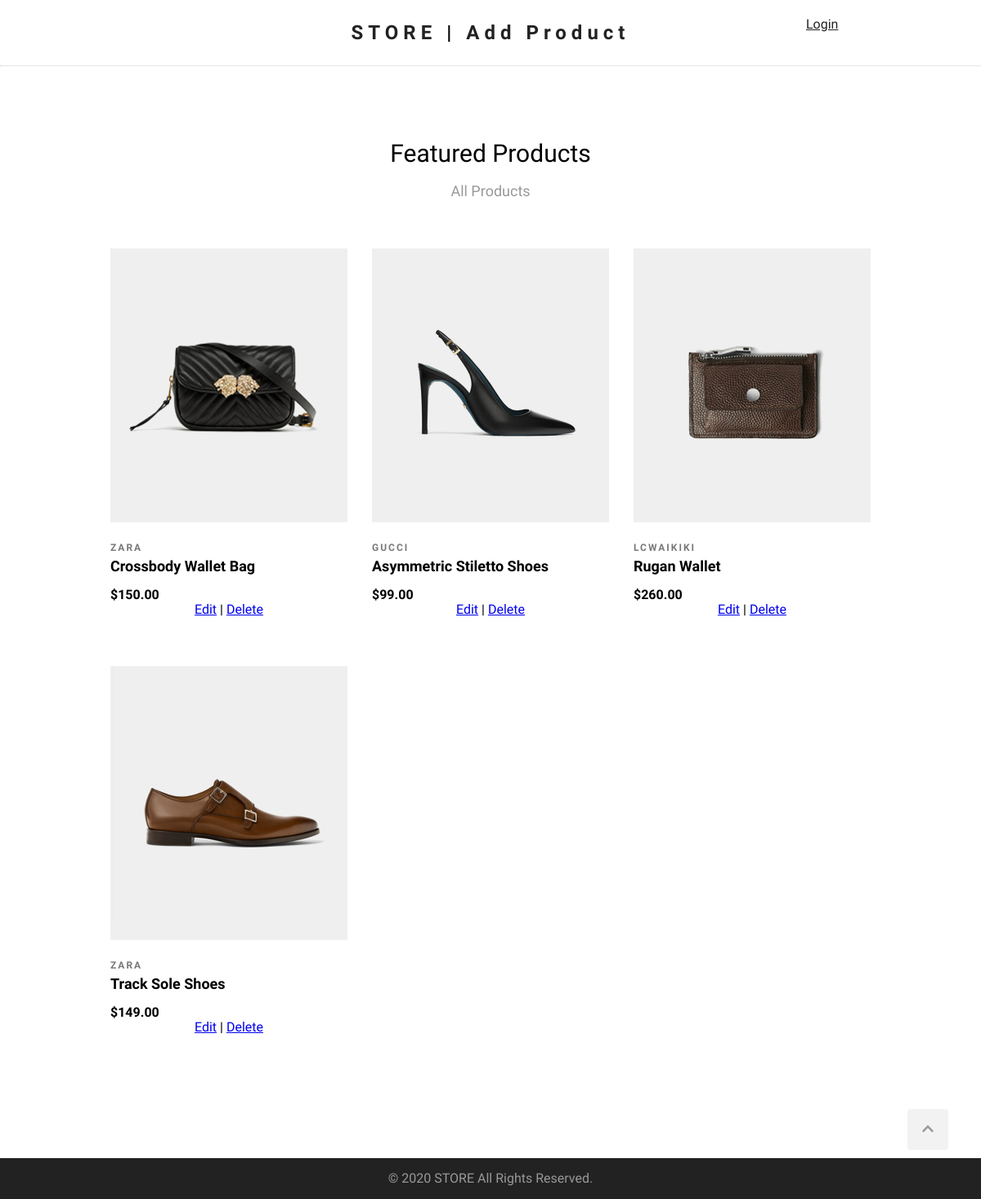
Screenshot of /products/ with the database file from the repository.
### products/models.py (models this page shows, shortened)
class Product(models.Model):
    title = models.CharField(max_length=100)
    brand = models.CharField(max_length=75)
    description = models.CharField(max_length=500, blank=True, null=True)
    price = models.DecimalField(max_digits=12, decimal_places=2, default=0.00)
    image = models.ImageField(upload_to="products/", null=True)
    created_at = models.DateTimeField(auto_now_add=True)
    def get_absolute_url(self):
        return reverse('product_details', args=[str(self.id)])

### products/views.py (the view)
# urls.py: path('', products_list, name="products_list"),
def products_list(request):
    products = Product.objects.all()
    return render(request, "products/products-list.html", {"products": products})

### templates/products/products-list.html (shortened to what this page needs)
{% extends "base.html" %}
{% block content %}
<section id="featured-products">
    <h2 class="section-headline">Featured Products</h2>
    <p class="section-description">
        All Products
    </p>
    <div class="products-wrapper clearfix">
        {% for product in products %}
        <div class="product">
            <div class="product-img">
                <img src="{{product.image.url}}" alt="">
            </div>
            <div class="product-description">
                <div class="product-brand">{{ product.brand | capfirst }}</div>
                <a class="product-name" href="{{product.get_absolute_url}}">{{ product.title | capfirst }}</a>
                <div class="product-price">${{ product.price | floatformat:2 }}</div>
            </div>
            <div>
                <a href="{% url 'product_edit' pk=product.id %}">Edit</a> | <a href="{% url 'product_delete' pk=product.id %}">Delete</a>
            </div>
        </div>
        {% empty %}
        <p>No products yet.</p>
        {% endfor %}
    </div>
</section>
{% endblock %}

### templates/base.html (shortened to what this page needs)
{% load static %}
<!DOCTYPE html>
<html lang="en">
<head>
    <link rel="stylesheet" href="{% static 'normalize.css' %}" />
    <link rel="stylesheet" href="{% static 'style.css' %}" />
</head>
<body>
    <div class="wrapper">
        <header>
            <h1 id="logo">
                <a href="{% url 'home' %}">STORE</a> | <a href="{% url 'product_add' %}">Add Product</a>
            </h1>
            <div id="controls">
                <div id="cart">
                    {% if user.is_authenticated %}
                    <p>Hi {{user.username}}</p>
                    <a href="{% url 'logout' %}">Logout</a>
                    {% else %}
                    <a href="{% url 'login' %}">Login</a>
                    {% endif %}
                </div>
            </div>
        </header>
        <main>
            {% block content %}{% endblock %}
        </main>
    </div>
    <footer>
        <a href="#" id="scroll-up">
            <i class="fas fa-chevron-up"></i>
        </a>
        <p>&copy; 2020 STORE All Rights Reserved.</p>
    </footer>
</body>
</html>

### static/style.css (style rules this page uses)
html { scroll-behavior: smooth; }
body { margin: 0; font-family: 'Questrial', sans-serif; }
.wrapper { min-height: calc(100vh - 50px); }
.clearfix::after { content: ""; display: block; clear: both; }
header { height: auto; border-bottom: 1px dotted #ccc; }
#logo { text-align: center; font-family: 'Domine', serif; font-size: 24px; letter-spacing: 6px; line-height: 80px; margin: 0; }
#logo a { color: #222; text-decoration: none; }
#controls { position: absolute; top: 15px; right: 14%; }
#controls #cart { position: relative; display: inline-block; width: 30px; line-height: 30px; text-align: center; cursor: pointer; margin-right: 16px; }
#controls #cart a { color: #222; }
main { max-width: 960px; text-align: center; margin: 90px auto 90px auto; }
.section-headline { font-size: 30px; font-weight: normal; margin: 0; }
.section-description { color: #999; font-size: 18px; }
.products-wrapper { margin: 60px 0 60px 0; }
.product { width: 290px; margin: 0 15px 60px; float: left; position: relative; }
.product-description { text-align: left; }
.product-brand { font-size: 12px; font-weight: 600; letter-spacing: 2px; color: #787878; text-transform: uppercase; margin: 25px 0 5px; }
.product-img { position: relative; overflow: hidden; background: #efefef; background-image: url("image-not-found.svg"); background-repeat: no-repeat; background-position: center; background-size: 30%; width: 290px; height: 335px; }
.product-img img { width: 290px; height: 335px; box-sizing: border-box; transition-duration: .4s; }
.product-name { font-size: 18px; font-weight: 600; text-decoration: none; text-transform: capitalize; color: #000; }
.product-price { margin-top: 15px; font-weight: 700; }
footer { background-color: #222; height: 50px; color: #999; text-align: center; line-height: 50px; }
footer p { margin: 0; }
#scroll-up { width: 50px; height: 50px; background-color: #f2f2f2; bottom: 60px; right: 40px; position: fixed; border-radius: 4px; cursor: pointer; color: #999; }

### rows the page displays
Product: image (picture), brand "ZARA", title "Crossbody Wallet Bag", price "150.00"
Product: image (picture), brand "GUCCI", title "Asymmetric Stiletto Shoes", price "99.00"
Product: image (picture), brand "LCWAIKIKI", title "Rugan Wallet", price "260.00"
Product: image (picture), brand "ZARA", title "Track Sole Shoes", price "149.00"
